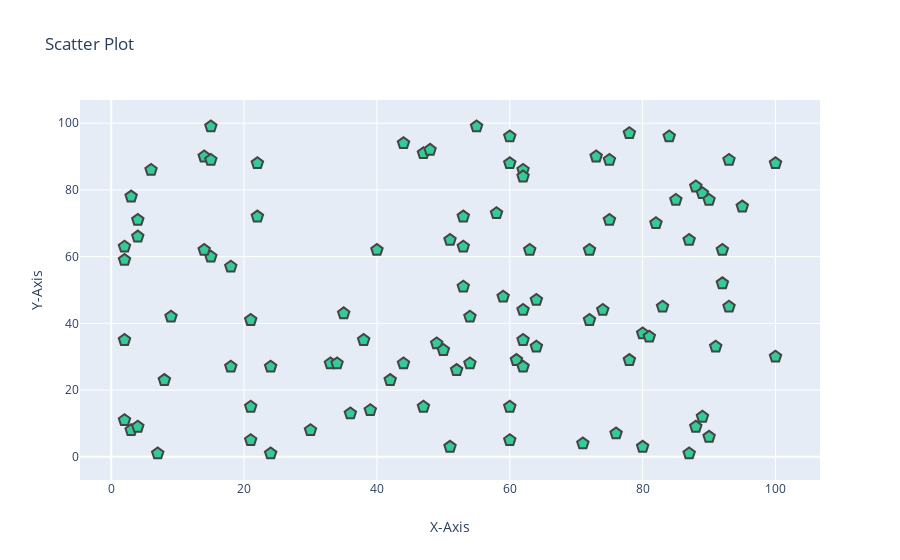

The code cell stored with this chart in its notebook:
### Code cell
fig

### Figure 1 — Plotly figure (JSON) as saved in the notebook; plotly's stock layout.template omitted (floating-point values rounded to 4 significant figures)
{"data": [{"marker": {"color": "rgb(51,204,153)", "line": {"width": 2}, "size": 12, "symbol": "pentagon"}, "mode": "markers", "type": "scatter", "x": [52, 93, 15, 72, 61, 21, 83, 87, 75, 75, 88, 100, 24, 3, 22, 53, 2, 88, 30, 38, 2, 64, 60, 21, 33, 76, 58, 22, 89, 49, 91, 59, 42, 92, 60, 80, 15, 62, 62, 47, 62, 51, 55, 64, 3, 51, 7, 21, 73, 39, 18, 4, 89, 60, 14, 9, 90, 53, 2, 84, 92, 60, 71, 44, 8, 47, 35, 78, 81, 36, 50, 4, 2, 6, 54, 4, 54, 93, 63, 18, 90, 44, 34, 74, 62, 100, 14, 95, 48, 15, 72, 78, 87, 62, 40, 85, 80, 82, 53, 24], "y": [26, 89, 60, 41, 29, 15, 45, 65, 89, 71, 9, 88, 1, 8, 88, 63, 11, 81, 8, 35, 35, 33, 5, 41, 28, 7, 73, 72, 12, 34, 33, 48, 23, 62, 88, 37, 99, 44, 86, 91, 35, 65, 99, 47, 78, 3, 1, 5, 90, 14, 27, 9, 79, 15, 90, 42, 77, 51, 63, 96, 52, 96, 4, 94, 23, 15, 43, 29, 36, 13, 32, 71, 59, 86, 28, 66, 42, 45, 62, 57, 6, 28, 28, 44, 84, 30, 62, 75, 92, 89, 62, 97, 1, 27, 62, 77, 3, 70, 72, 27]}], "layout": {"autosize": true, "hovermode": "closest", "title": {"text": "Scatter Plot"}, "xaxis": {"autorange": true, "range": [-4.772, 106.8], "title": {"text": "X-Axis"}, "type": "linear"}, "yaxis": {"autorange": true, "range": [-8.026, 108.0], "title": {"text": "Y-Axis"}, "type": "linear"}}}
